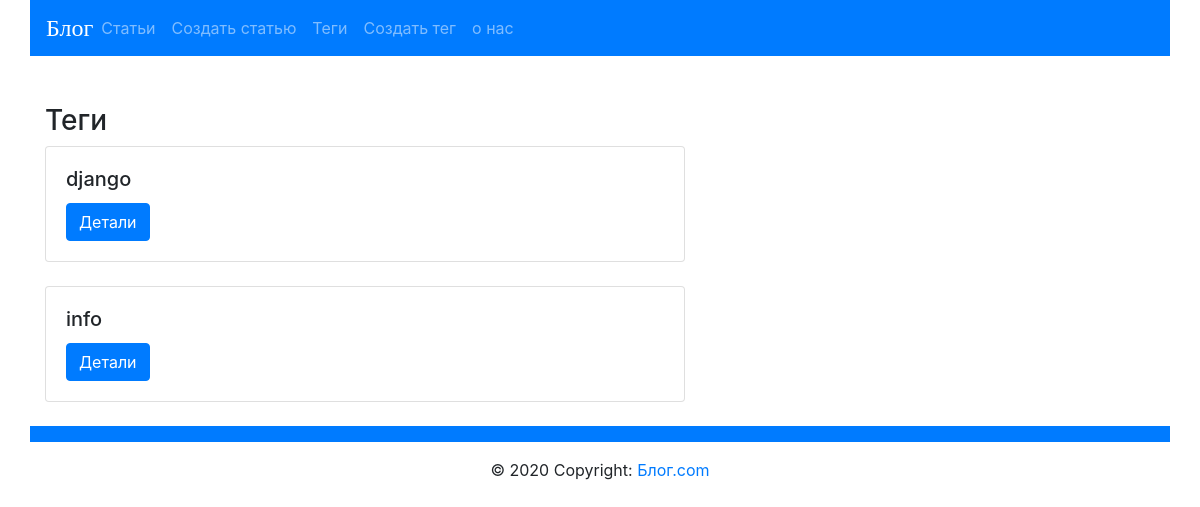
Page /blog/tag/ on the earlier database version.
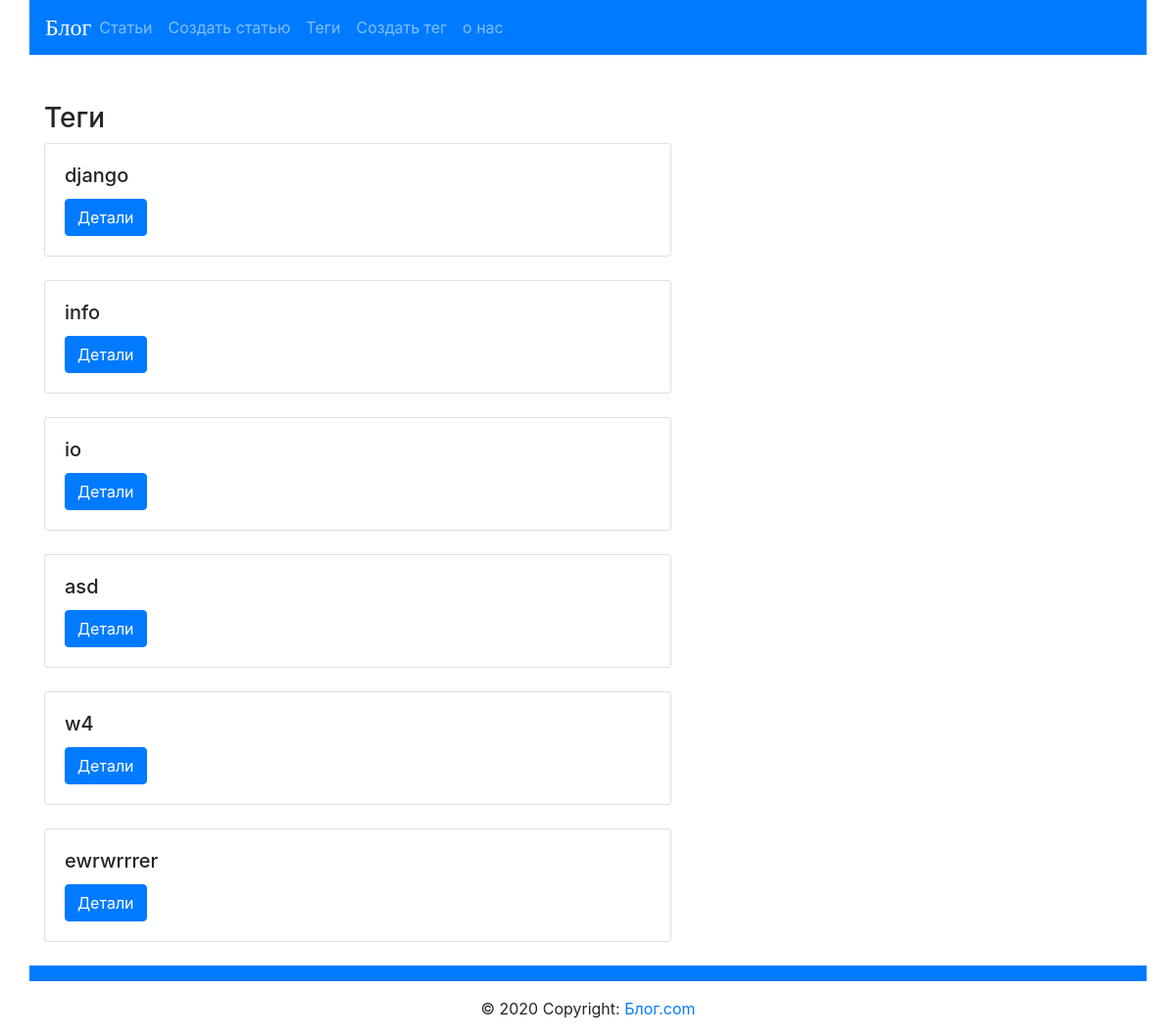
Same page on the later database version.
### blog/models.py (models this page shows, shortened)
class Tag(models.Model):
    title=models.CharField(max_length=50,unique=True)
    slug = models.SlugField(max_length=50,unique=True,blank=True)
    def get_absolute_url(self):
        return reverse("tag_detail_url", kwargs={"slug": self.slug})
    def get_update_url(self):
        return reverse( "tag_update_url", kwargs={"slug": self.slug})
    def get_delete_url(self):
        return reverse( "tag_delete_url", kwargs={"slug": self.slug})

### blog/views.py (the view)
# urls.py: path('tag/',tags_list, name='tags_list_url'),
def tags_list(request):
    tags= Tag.objects.all()
    templ_for_create = '/blog/tag/create/'
    return render(request, 'blog/tags_list.html',context={"tags":tags,"templ_for_create":templ_for_create})

### blog/templates/blog/tags_list.html (shortened to what this page needs)
{% extends "blog/base_blog.html" %}
{% block content %}
    <h3 class="mt-5">Теги</h3>
       {% for tag in tags %}
            <div class="card" style="width: 40rem;">
                <div class="card-body">
                    <h5 class="card-title">{{tag.title}}</h5>
                    <a href="{{tag.get_absolute_url}}" class="btn btn-primary">Детали</a>
                </div>
            </div>
         <br>
        {% endfor %}
{% endblock %}

Differences in the rows shown:
added Tag: title "io"
added Tag: title "asd"
added Tag: title "w4"
added Tag: title "ewrwrrrer"
